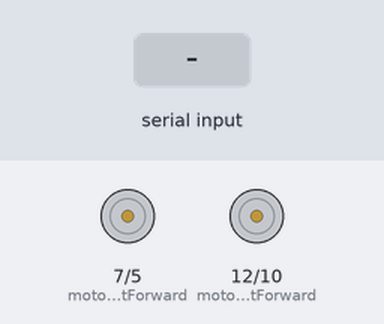
The sketch below on a simulated Arduino Uno, built with avr-gcc and run on an emulated ATmega328P. On the bench: motor-driver pin pairs drawn as motors (green arrow = first pin HIGH = forward, orange = second pin HIGH = backward, longer = more drive, scaled by the enable pin). Inputs (shaded band) come from the test bench.

Above: at 1.2 s.
1.3 s: "A" received over the second serial link
At 1.9 s:
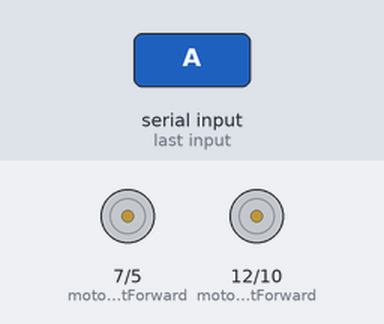
2.8 s: "B" received over the second serial link
At 4.0 s:
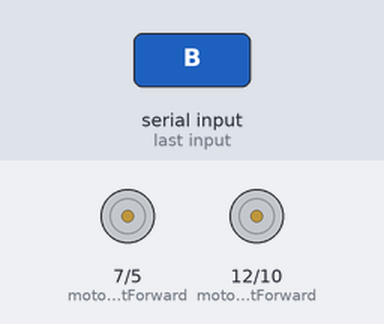
4.3 s: "a" received over the second serial link
At 5.4 s:
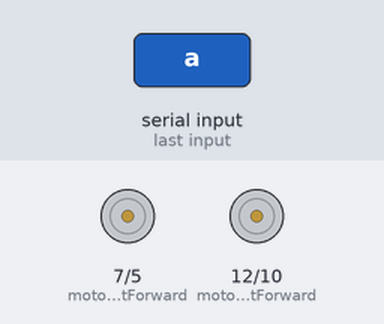
5.8 s: "C" received over the second serial link
At 6.3 s:
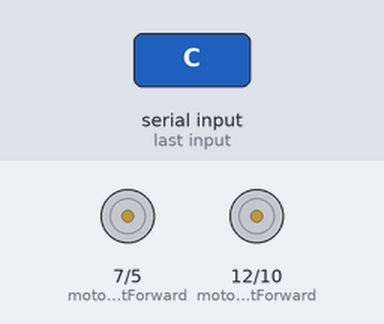
Timing chart, 0 to 8.3 s (numbered marks = the images above; inputs shaded):
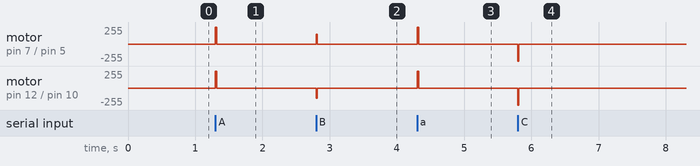

The sketch:

car-read-bluetooth.ino
```cpp
// HM-10 BLE Bluetooth pin connections:
// BT VCC -> 5V
// BT GND -> GND
// BT TX  -> D8 - no need for voltage divider
// BT RX  -> D9 - voltage divider needed (5V to 3.3V)

#include <AltSoftSerial.h>

// Create Software Serial instance for Bluetooth module
AltSoftSerial BTserial;

char c = "";

// Set motor control pins
int motorLeftSpeed = 6;
int motorLeftBackward = 5;
int motorLeftForward = 7;

int motorRightSpeed = 11;
int motorRightBackward = 10;
int motorRightForward = 12;

#include "motor.h"

int timer = 0;

void setup() {

    // Start serial communication with Bluetooth module
    BTserial.begin(57600);

    Serial.begin(57600);

    // Set all motor pins as outputs
    pinMode(motorLeftSpeed, OUTPUT);
    pinMode(motorRightSpeed, OUTPUT);
    pinMode(motorLeftForward, OUTPUT);
    pinMode(motorLeftBackward, OUTPUT);
    pinMode(motorRightForward, OUTPUT);
    pinMode(motorRightBackward, OUTPUT);

    digitalWrite(motorLeftForward, HIGH);
    digitalWrite(motorLeftBackward, LOW);
    digitalWrite(motorRightForward, HIGH);
    digitalWrite(motorRightBackward, LOW);
}

void loop() {

    // Read from the Bluetooth module and send to the Arduino Serial Monitor
    if (BTserial.available()) {
        c = BTserial.read();

        // Up button pressed
        if (c == 65 | c == 97) {
            moveForward(255);
            timer = 1500;
        }

        // Right button pressed
        if (c == 66 | c == 98) {
            turnRight(150);
            timer = 1000;
        }

        // Back button pressed
        if (c == 67 | c == 99) {
            moveBackwards(255);
            timer = 1000;
        }

        // Left arrow pressed
        if (c == 68 | c == 100) {
            turnLeft(100);
            timer = 1500;
        }

    // If no input pressed stop after timer runs out
    } else {
      timer = timer - 1 < 0 ? 0 : timer - 1;
      if (timer == 0) {
        moveForward(0);
      }
    }
}
```

motor.h
```cpp
void turnLeft(int speed) {

    // Set left motor to backward direction
    digitalWrite(motorLeftForward, LOW);
    digitalWrite(motorLeftBackward, HIGH);
    // Set left motor speed to maximum (0 - 255)
    analogWrite(motorLeftSpeed, speed);

    // Set right motor to forward direction
    digitalWrite(motorRightForward, HIGH);
    digitalWrite(motorRightBackward, LOW);
    // Set right motor speed to maximum (0 - 255)
    analogWrite(motorRightSpeed, speed);
}

void turnRight(int speed) {

    // Set left motor to forward direction
    digitalWrite(motorLeftForward, HIGH);
    digitalWrite(motorLeftBackward, LOW);
    // Set left motor speed to maximum (0 - 255)
    analogWrite(motorLeftSpeed, speed);

    // Set right motor to backward direction
    digitalWrite(motorRightForward, LOW);
    digitalWrite(motorRightBackward, HIGH);
    // Set right motor speed to maximum (0 - 255)
    analogWrite(motorRightSpeed, speed);
}

void moveForward(int speed) {

    // Set left motor to forward direction
    digitalWrite(motorLeftForward, HIGH);
    digitalWrite(motorLeftBackward, LOW);
    // Set left motor speed to maximum (0 - 255)
    analogWrite(motorLeftSpeed, speed);

    // Set right motor to forward direction
    digitalWrite(motorRightForward, HIGH);
    digitalWrite(motorRightBackward, LOW);
    // Set right motor speed to maximum (0 - 255)
    analogWrite(motorRightSpeed, speed);
}

void moveBackwards(int speed) {

    // Set left motor to forward direction
    digitalWrite(motorLeftForward, LOW);
    digitalWrite(motorLeftBackward, HIGH);
    // Set left motor speed to maximum (0 - 255)
    analogWrite(motorLeftSpeed, speed);

    // Set right motor to forward direction
    digitalWrite(motorRightForward, LOW);
    digitalWrite(motorRightBackward, HIGH);
    // Set right motor speed to maximum (0 - 255)
    analogWrite(motorRightSpeed, speed);
}
```

Measured:
- after the input at 1.3 s, motor on pin 7 (motorLeftForward) / pin 5 (motorLeftBackward), motor on pin 12 (motorRightForward) / pin 10 (motorRightBackward): stopped → forward 255/255 at once, → stopped 0.02 s later
- after the input at 2.8 s, motor on pin 7 (motorLeftForward) / pin 5 (motorLeftBackward): stopped → forward 150/255 at once, → stopped 0.01 s later; motor on pin 12 (motorRightForward) / pin 10 (motorRightBackward): stopped → backward 150/255 at once, → stopped 0.01 s later
- after the input at 4.3 s, motor on pin 7 (motorLeftForward) / pin 5 (motorLeftBackward), motor on pin 12 (motorRightForward) / pin 10 (motorRightBackward): stopped → forward 255/255 at once, → stopped 0.02 s later
- after the input at 5.8 s, motor on pin 7 (motorLeftForward) / pin 5 (motorLeftBackward), motor on pin 12 (motorRightForward) / pin 10 (motorRightBackward): stopped → backward 255/255 at once, → stopped 0.01 s later
